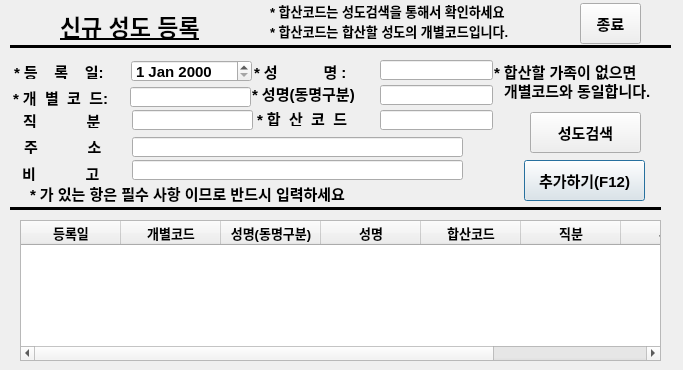
<?xml version="1.0" encoding="UTF-8"?>
<ui version="4.0">
 <class>Regist_Member</class>
 <widget class="QDialog" name="Regist_Member">
  <property name="geometry">
   <rect>
    <x>0</x>
    <y>0</y>
    <width>683</width>
    <height>370</height>
   </rect>
  </property>
  <property name="font">
   <font>
    <pointsize>10</pointsize>
   </font>
  </property>
  <property name="windowTitle">
   <string>Dialog</string>
  </property>
  <widget class="QLabel" name="label">
   <property name="geometry">
    <rect>
     <x>60</x>
     <y>10</y>
     <width>181</width>
     <height>31</height>
    </rect>
   </property>
   <property name="font">
    <font>
     <pointsize>17</pointsize>
     <weight>75</weight>
     <bold>true</bold>
     <underline>true</underline>
    </font>
   </property>
   <property name="text">
    <string>신규 성도 등록</string>
   </property>
  </widget>
  <widget class="QLabel" name="label_2">
   <property name="geometry">
    <rect>
     <x>14</x>
     <y>63</y>
     <width>111</width>
     <height>16</height>
    </rect>
   </property>
   <property name="font">
    <font>
     <pointsize>11</pointsize>
     <weight>75</weight>
     <bold>true</bold>
    </font>
   </property>
   <property name="text">
    <string>* 등    록    일:</string>
   </property>
  </widget>
  <widget class="QLabel" name="label_3">
   <property name="geometry">
    <rect>
     <x>254</x>
     <y>61</y>
     <width>111</width>
     <height>20</height>
    </rect>
   </property>
   <property name="font">
    <font>
     <pointsize>11</pointsize>
     <weight>75</weight>
     <bold>true</bold>
    </font>
   </property>
   <property name="text">
    <string>* 성           명 :</string>
   </property>
  </widget>
  <widget class="QLabel" name="label_4">
   <property name="geometry">
    <rect>
     <x>252</x>
     <y>83</y>
     <width>131</width>
     <height>20</height>
    </rect>
   </property>
   <property name="font">
    <font>
     <pointsize>11</pointsize>
     <weight>75</weight>
     <bold>true</bold>
    </font>
   </property>
   <property name="text">
    <string>* 성명(동명구분)</string>
   </property>
  </widget>
  <widget class="QLabel" name="label_5">
   <property name="geometry">
    <rect>
     <x>13</x>
     <y>87</y>
     <width>111</width>
     <height>20</height>
    </rect>
   </property>
   <property name="font">
    <font>
     <pointsize>11</pointsize>
     <weight>75</weight>
     <bold>true</bold>
    </font>
   </property>
   <property name="text">
    <string>* 개  별  코  드:</string>
   </property>
  </widget>
  <widget class="QLabel" name="label_6">
   <property name="geometry">
    <rect>
     <x>257</x>
     <y>110</y>
     <width>111</width>
     <height>16</height>
    </rect>
   </property>
   <property name="font">
    <font>
     <pointsize>11</pointsize>
     <weight>75</weight>
     <bold>true</bold>
    </font>
   </property>
   <property name="text">
    <string>* 합  산  코  드</string>
   </property>
  </widget>
  <widget class="QLabel" name="label_9">
   <property name="geometry">
    <rect>
     <x>22</x>
     <y>165</y>
     <width>111</width>
     <height>16</height>
    </rect>
   </property>
   <property name="font">
    <font>
     <pointsize>11</pointsize>
     <weight>75</weight>
     <bold>true</bold>
    </font>
   </property>
   <property name="text">
    <string>비            고</string>
   </property>
  </widget>
  <widget class="QDateEdit" name="reg_date_widget">
   <property name="geometry">
    <rect>
     <x>131</x>
     <y>60</y>
     <width>121</width>
     <height>22</height>
    </rect>
   </property>
   <property name="font">
    <font>
     <pointsize>11</pointsize>
     <weight>75</weight>
     <bold>true</bold>
    </font>
   </property>
  </widget>
  <widget class="QLineEdit" name="name_diff_widget">
   <property name="geometry">
    <rect>
     <x>380</x>
     <y>85</y>
     <width>113</width>
     <height>20</height>
    </rect>
   </property>
   <property name="font">
    <font>
     <pointsize>11</pointsize>
     <weight>75</weight>
     <bold>true</bold>
    </font>
   </property>
  </widget>
  <widget class="QLineEdit" name="name_widget">
   <property name="geometry">
    <rect>
     <x>380</x>
     <y>60</y>
     <width>113</width>
     <height>20</height>
    </rect>
   </property>
   <property name="font">
    <font>
     <pointsize>11</pointsize>
     <weight>75</weight>
     <bold>true</bold>
    </font>
   </property>
  </widget>
  <widget class="QLineEdit" name="code1_widget">
   <property name="geometry">
    <rect>
     <x>130</x>
     <y>87</y>
     <width>121</width>
     <height>20</height>
    </rect>
   </property>
   <property name="font">
    <font>
     <pointsize>11</pointsize>
     <weight>75</weight>
     <bold>true</bold>
    </font>
   </property>
  </widget>
  <widget class="QLineEdit" name="hap_code_widget">
   <property name="geometry">
    <rect>
     <x>380</x>
     <y>110</y>
     <width>113</width>
     <height>20</height>
    </rect>
   </property>
   <property name="font">
    <font>
     <pointsize>11</pointsize>
     <weight>75</weight>
     <bold>true</bold>
    </font>
   </property>
  </widget>
  <widget class="QLineEdit" name="marks_widget">
   <property name="geometry">
    <rect>
     <x>132</x>
     <y>160</y>
     <width>331</width>
     <height>20</height>
    </rect>
   </property>
   <property name="font">
    <font>
     <pointsize>11</pointsize>
     <weight>75</weight>
     <bold>true</bold>
    </font>
   </property>
  </widget>
  <widget class="QLabel" name="label_10">
   <property name="geometry">
    <rect>
     <x>23</x>
     <y>112</y>
     <width>111</width>
     <height>16</height>
    </rect>
   </property>
   <property name="font">
    <font>
     <pointsize>11</pointsize>
     <weight>75</weight>
     <bold>true</bold>
    </font>
   </property>
   <property name="text">
    <string>직            분</string>
   </property>
  </widget>
  <widget class="QLineEdit" name="position_widget">
   <property name="geometry">
    <rect>
     <x>132</x>
     <y>110</y>
     <width>121</width>
     <height>20</height>
    </rect>
   </property>
   <property name="font">
    <font>
     <pointsize>11</pointsize>
     <weight>75</weight>
     <bold>true</bold>
    </font>
   </property>
  </widget>
  <widget class="QLabel" name="label_11">
   <property name="geometry">
    <rect>
     <x>270</x>
     <y>0</y>
     <width>291</width>
     <height>21</height>
    </rect>
   </property>
   <property name="font">
    <font>
     <pointsize>10</pointsize>
     <weight>75</weight>
     <bold>true</bold>
    </font>
   </property>
   <property name="text">
    <string>* 합산코드는 성도검색을 통해서 확인하세요</string>
   </property>
  </widget>
  <widget class="QLabel" name="label_13">
   <property name="geometry">
    <rect>
     <x>30</x>
     <y>183</y>
     <width>391</width>
     <height>20</height>
    </rect>
   </property>
   <property name="font">
    <font>
     <pointsize>11</pointsize>
     <weight>75</weight>
     <bold>true</bold>
    </font>
   </property>
   <property name="text">
    <string>* 가 있는 항은 필수 사항 이므로 반드시 입력하세요</string>
   </property>
  </widget>
  <widget class="QPushButton" name="add_mem_Button">
   <property name="geometry">
    <rect>
     <x>524</x>
     <y>160</y>
     <width>121</width>
     <height>41</height>
    </rect>
   </property>
   <property name="font">
    <font>
     <pointsize>11</pointsize>
     <weight>75</weight>
     <bold>true</bold>
    </font>
   </property>
   <property name="text">
    <string>추가하기(F12)</string>
   </property>
   <property name="shortcut">
    <string>F12</string>
   </property>
  </widget>
  <widget class="Line" name="line">
   <property name="geometry">
    <rect>
     <x>10</x>
     <y>36</y>
     <width>661</width>
     <height>20</height>
    </rect>
   </property>
   <property name="minimumSize">
    <size>
     <width>591</width>
     <height>0</height>
    </size>
   </property>
   <property name="frameShadow">
    <enum>QFrame::Plain</enum>
   </property>
   <property name="lineWidth">
    <number>3</number>
   </property>
   <property name="orientation">
    <enum>Qt::Horizontal</enum>
   </property>
  </widget>
  <widget class="Line" name="line_2">
   <property name="geometry">
    <rect>
     <x>10</x>
     <y>200</y>
     <width>651</width>
     <height>16</height>
    </rect>
   </property>
   <property name="minimumSize">
    <size>
     <width>0</width>
     <height>16</height>
    </size>
   </property>
   <property name="font">
    <font>
     <pointsize>11</pointsize>
     <weight>75</weight>
     <bold>true</bold>
    </font>
   </property>
   <property name="frameShadow">
    <enum>QFrame::Plain</enum>
   </property>
   <property name="lineWidth">
    <number>3</number>
   </property>
   <property name="orientation">
    <enum>Qt::Horizontal</enum>
   </property>
  </widget>
  <widget class="QTableWidget" name="regist_member_tableWidget">
   <property name="geometry">
    <rect>
     <x>20</x>
     <y>220</y>
     <width>641</width>
     <height>141</height>
    </rect>
   </property>
   <property name="font">
    <font>
     <pointsize>10</pointsize>
     <weight>75</weight>
     <bold>true</bold>
    </font>
   </property>
   <property name="focusPolicy">
    <enum>Qt::NoFocus</enum>
   </property>
   <column>
    <property name="text">
     <string>등록일</string>
    </property>
   </column>
   <column>
    <property name="text">
     <string>개별코드</string>
    </property>
   </column>
   <column>
    <property name="text">
     <string>성명(동명구분)</string>
    </property>
   </column>
   <column>
    <property name="text">
     <string>성명</string>
    </property>
   </column>
   <column>
    <property name="text">
     <string>합산코드</string>
    </property>
   </column>
   <column>
    <property name="text">
     <string>직분</string>
    </property>
   </column>
   <column>
    <property name="text">
     <string>주소</string>
    </property>
   </column>
   <column>
    <property name="text">
     <string>비고</string>
    </property>
   </column>
  </widget>
  <widget class="QLabel" name="label_14">
   <property name="geometry">
    <rect>
     <x>24</x>
     <y>138</y>
     <width>111</width>
     <height>16</height>
    </rect>
   </property>
   <property name="font">
    <font>
     <pointsize>11</pointsize>
     <weight>75</weight>
     <bold>true</bold>
    </font>
   </property>
   <property name="text">
    <string>주            소</string>
   </property>
  </widget>
  <widget class="QLineEdit" name="addr_widget">
   <property name="geometry">
    <rect>
     <x>132</x>
     <y>137</y>
     <width>331</width>
     <height>20</height>
    </rect>
   </property>
   <property name="font">
    <font>
     <pointsize>11</pointsize>
     <weight>75</weight>
     <bold>true</bold>
    </font>
   </property>
  </widget>
  <widget class="QPushButton" name="member_serch_Button">
   <property name="geometry">
    <rect>
     <x>530</x>
     <y>112</y>
     <width>111</width>
     <height>41</height>
    </rect>
   </property>
   <property name="font">
    <font>
     <pointsize>11</pointsize>
     <weight>75</weight>
     <bold>true</bold>
    </font>
   </property>
   <property name="text">
    <string>성도검색</string>
   </property>
  </widget>
  <widget class="QLabel" name="label_15">
   <property name="geometry">
    <rect>
     <x>494</x>
     <y>61</y>
     <width>171</width>
     <height>20</height>
    </rect>
   </property>
   <property name="font">
    <font>
     <pointsize>11</pointsize>
     <weight>75</weight>
     <bold>true</bold>
    </font>
   </property>
   <property name="text">
    <string>* 합산할 가족이 없으면</string>
   </property>
  </widget>
  <widget class="QLabel" name="label_16">
   <property name="geometry">
    <rect>
     <x>270</x>
     <y>20</y>
     <width>291</width>
     <height>21</height>
    </rect>
   </property>
   <property name="font">
    <font>
     <pointsize>10</pointsize>
     <weight>75</weight>
     <bold>true</bold>
    </font>
   </property>
   <property name="text">
    <string>* 합산코드는 합산할 성도의 개별코드입니다.</string>
   </property>
  </widget>
  <widget class="QLabel" name="label_17">
   <property name="geometry">
    <rect>
     <x>504</x>
     <y>80</y>
     <width>171</width>
     <height>20</height>
    </rect>
   </property>
   <property name="font">
    <font>
     <pointsize>11</pointsize>
     <weight>75</weight>
     <bold>true</bold>
    </font>
   </property>
   <property name="text">
    <string>개별코드와 동일합니다.</string>
   </property>
  </widget>
  <widget class="QPushButton" name="member_serch_Button_2">
   <property name="geometry">
    <rect>
     <x>580</x>
     <y>3</y>
     <width>61</width>
     <height>41</height>
    </rect>
   </property>
   <property name="font">
    <font>
     <pointsize>11</pointsize>
     <weight>75</weight>
     <bold>true</bold>
    </font>
   </property>
   <property name="text">
    <string>종료</string>
   </property>
  </widget>
 </widget>
 <tabstops>
  <tabstop>reg_date_widget</tabstop>
  <tabstop>name_widget</tabstop>
  <tabstop>name_diff_widget</tabstop>
  <tabstop>position_widget</tabstop>
  <tabstop>hap_code_widget</tabstop>
  <tabstop>addr_widget</tabstop>
  <tabstop>marks_widget</tabstop>
  <tabstop>add_mem_Button</tabstop>
  <tabstop>code1_widget</tabstop>
  <tabstop>regist_member_tableWidget</tabstop>
  <tabstop>member_serch_Button</tabstop>
  <tabstop>member_serch_Button_2</tabstop>
 </tabstops>
 <resources/>
 <connections>
  <connection>
   <sender>add_mem_Button</sender>
   <signal>clicked()</signal>
   <receiver>Regist_Member</receiver>
   <slot>member_append()</slot>
   <hints>
    <hint type="sourcelabel">
     <x>558</x>
     <y>167</y>
    </hint>
    <hint type="destinationlabel">
     <x>288</x>
     <y>230</y>
    </hint>
   </hints>
  </connection>
  <connection>
   <sender>member_serch_Button</sender>
   <signal>clicked()</signal>
   <receiver>Regist_Member</receiver>
   <slot>member_serch()</slot>
   <hints>
    <hint type="sourcelabel">
     <x>519</x>
     <y>139</y>
    </hint>
    <hint type="destinationlabel">
     <x>428</x>
     <y>16</y>
    </hint>
   </hints>
  </connection>
  <connection>
   <sender>member_serch_Button_2</sender>
   <signal>clicked()</signal>
   <receiver>Regist_Member</receiver>
   <slot>close()</slot>
   <hints>
    <hint type="sourcelabel">
     <x>575</x>
     <y>20</y>
    </hint>
    <hint type="destinationlabel">
     <x>605</x>
     <y>21</y>
    </hint>
   </hints>
  </connection>
 </connections>
 <slots>
  <slot>member_append()</slot>
  <slot>remove_row()</slot>
  <slot>member_save()</slot>
  <slot>save_cancel()</slot>
  <slot>member_serch()</slot>
 </slots>
</ui>
